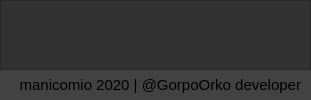
        <widget class="QFrame" name="area_principal">
         <property name="styleSheet">
          <string notr="true">background-color: rgb(66, 66, 66);</string>
         </property>
         <property name="frameShape">
          <enum>QFrame::NoFrame</enum>
         </property>
         <property name="frameShadow">
          <enum>QFrame::Raised</enum>
         </property>
         <layout class="QVBoxLayout" name="verticalLayout_2">
          <property name="spacing">
           <number>0</number>
          </property>
          <property name="leftMargin">
           <number>0</number>
          </property>
          <property name="topMargin">
           <number>0</number>
          </property>
          <property name="rightMargin">
           <number>0</number>
          </property>
          <property name="bottomMargin">
           <number>0</number>
          </property>
          <item>
           <widget class="QFrame" name="area_visualizcao">
            <property name="styleSheet">
             <string notr="true">
background-color: rgb(50, 50, 50);</string>
            </property>
            <property name="frameShape">
             <enum>QFrame::StyledPanel</enum>
            </property>
            <property name="frameShadow">
             <enum>QFrame::Raised</enum>
            </property>
           </widget>
          </item>
          <item>
           <widget class="QFrame" name="rodape">
            <property name="maximumSize">
             <size>
              <width>16777215</width>
              <height>30</height>
             </size>
            </property>
            <property name="styleSheet">
             <string notr="true"/>
            </property>
            <property name="frameShape">
             <enum>QFrame::NoFrame</enum>
            </property>
            <property name="frameShadow">
             <enum>QFrame::Raised</enum>
            </property>
            <property name="lineWidth">
             <number>1</number>
            </property>
            <layout class="QHBoxLayout" name="horizontalLayout_3">
             <property name="spacing">
              <number>0</number>
             </property>
             <property name="leftMargin">
              <number>10</number>
             </property>
             <property name="topMargin">
              <number>0</number>
             </property>
             <property name="rightMargin">
              <number>10</number>
             </property>
             <property name="bottomMargin">
              <number>6</number>
             </property>
             <item>
              <widget class="QLabel" name="label_rodape_avisos">
               <property name="minimumSize">
                <size>
                 <width>0</width>
                 <height>16</height>
                </size>
               </property>
               <property name="font">
                <font>
                 <pointsize>11</pointsize>
                </font>
               </property>
               <property name="frameShape">
                <enum>QFrame::NoFrame</enum>
               </property>
               <property name="text">
                <string/>
               </property>
              </widget>
             </item>
             <item>
              <widget class="QLabel" name="label_rodape_creditos">
               <property name="enabled">
                <bool>true</bool>
               </property>
               <property name="minimumSize">
                <size>
                 <width>0</width>
                 <height>16</height>
                </size>
               </property>
               <property name="maximumSize">
                <size>
                 <width>300</width>
                 <height>16777215</height>
                </size>
               </property>
               <property name="font">
                <font>
                 <pointsize>11</pointsize>
                </font>
               </property>
               <property name="styleSheet">
                <string notr="true">Qlabel{
	align: right;
}</string>
               </property>
               <property name="text">
                <string>manicomio 2020 | @GorpoOrko developer</string>
               </property>
               <property name="alignment">
                <set>Qt::AlignBottom|Qt::AlignRight|Qt::AlignTrailing</set>
               </property>
              </widget>
             </item>
            </layout>
           </widget>
          </item>
         </layout>
        </widget>
